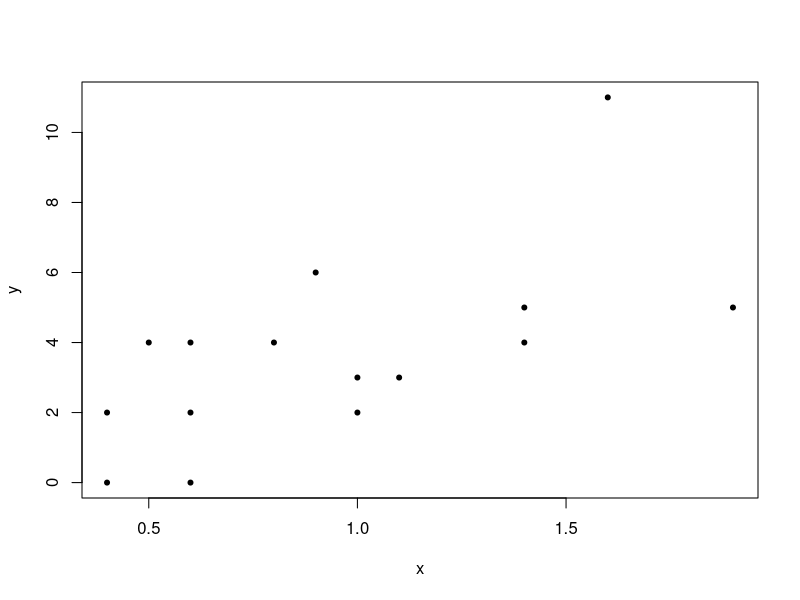

Generate this figure with R: (Note: this script raises an error after producing the figure.)
### Vamos utilizar uma aplicação bastante simples de glm, com apenas n=15 observações, 
### para ilustrar o uso de simulação (bootstrap não paramétrico) para
### estimar o viés e o erro padrão das estimativas, bem como obter intervalos 
### de confiança para os parâmetros do modelo. 

### Vamos usar a função Boot do pacote car para realização das simulações. 
### Antes de usar a função, vamos usar o R para fazer "na mão" um ou 
### dois passos do algoritmo, para que você entenda o que é feito.

########################################################################
### Passo 1 - Entrada dos dados e ajuste de um MLG Poisson.

x <- c(1.0, 1.1,1.4, 0.9, 1.6, 0.6, 0.5, 0.6, 0.4, 0.4, 1.4, 0.6, 1.9, 1.0, 0.8)
### Variável explicativa.

y <- c(2, 3, 5, 6, 11,  2,  4,  0,  2,  0,  4,  4,  5, 3, 4) 
### Variável resposta, discreta com valores positivos. Vamos usar o modelo
### de Poisson.

plot(x, y, pch = 20)

dados <- data.frame(x,y)

ajuste <- glm(y ~ x, family = 'poisson', data = dados)
summary(ajuste) 
### Observe as estimativas, os erros padrões assintóticos 
### e os testes para as hipóteses de nulidade dos parâmetros do modelo.

confint(ajuste) ### Intervalos com nível (assintótico) de 95% de confiança.
confint.default(ajuste)
########################################################################
### Passo 2 - Primeiros passos do bootstrap não paramétrico (à mão, para ilustração)

indices <- sample(1:15, replace = T); indices 
### Armazenamos em indices os índices das observações que vão compor a 
### primeira re-amostra. Observe que algumas observações vão aparecer 
### mais de uma vez,outras não aparecerão na reamostra.

dadosb1 <- dados[indices,]; dadosb1 
### dadosb1 é a base de dados correspondente à primeira reamostra. Vamos 
### ajustar o modelo de Poisson para essa primeira reamostra.

ajusteb1 <- glm(y ~ x,family = 'poisson', data = dadosb1)
coef(ajuste) 
### Estimativas dos betas geradas pelo modelo ajustado com a amostra original...
coef(ajusteb1) 
### Estimativas dos betas geradas pelo modelo ajustado 

### Com a primeira reamostra bootstrap. Você pode observar que as estimativas 
### são diferentes daquelas obtidas no primeiro ajuste, o que já era de 
### se esperar (a base é outra).

summary(ajusteb1) ### Resumo do modelo ajustado com a primeira amostra bootstrap.

### Fazendo uma segunda vez:

indices2 <- sample(1:15, replace = T); indices2 ### Outro conjunto de índices.
dadosb2 <- dados[indices2,]; dadosb2 
### A base correspondente aos índices selecionados (nossa segunda reamostra).
ajusteb2 <- glm(y ~ x, family = 'poisson', data = dadosb2)
coef(ajusteb2) ### E as estimativas dos parâmetros geradas pela segunda reamostra.

### A ideia é repetir esses passos um grande número de vezes (gerando um 
### grande número de estimativas) e estimar os parâmetros com base na distribuição
### das estimativas geradas pelas reamostras, conforme discutido em sala de aula.
### Fica como exercício para os alunos programar esse procedimento sem usar alguma 
### função específica do R.

########################################################################
### Passo 3 - Vamos usar a função Boot, do pacote car, para a execução do bootstrap.

require(car)
require(boot)
help(Boot)
b1 <- Boot(ajuste, R = 999) ### Vamos utilizar 999 reamostragens.
head(boot.array(b1)) 
### Com a função boot.array podemos verificar a composição (os índices)  
### em cada reamostra. Observar que cada linha se refere a uma reamostra.

hist(b1) ### Histogramas para as estimativas dos dois parâmetros.
summary(b1) ### Por colunas: Número de reamostragens; 
### Estimativas geradas pelo modelo inicial (com a base original);
### Estimativas bootstrap para o vício; Estimativas bootstrap para
### o erro padrão; Mediana das estimativas bootstrap.
### Comparar as duas últimas colunas com os resultados correspondentes 
### no summary do modelo original.

round(summary(ajuste)$coefficients[,1:2],4)

confint(b1)
confint(b1, type='perc')
confint.default(ajuste) 
### Intervalos de confiança usando bootstrap (de duas formas diferentes)  
### e os intervalos assintóticos. Repare que os intervalos assintóticos são, 
### indevidamente, mais precisos.

### Agora, usando Bootstrap para estimar a resposta esperada para x = 1,5.
### exp(beta0 + beta1 * 1,5).

coef(ajuste)
f <- function(obj) exp(coef(obj)[1] + coef(obj)[2] * 1.5)
bpred <- Boot(ajuste,f , R=999)
confint(bpred, type = 'perc')

p1 <- predict(ajuste, newdata = data.frame(x = 1.5), type = 'link', se.fit = T)
intLink <- c(p1$fit - 1.96 * p1$se.fit, p1$fit + 1.96 * p1$se.fit)
intResp <- exp(intLink)
intResp

### Exercício - Usar bootstrap para produzir inferências para o problema dos
### sinistros (estimar os erros padrões, calcular ICs). Comparar com os 
### correspondentes resultados assintóticos.